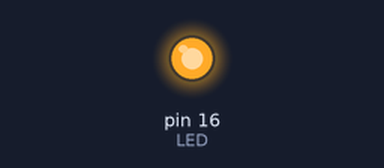
The program below on a simulated Raspberry Pi (header pin numbers). Parts: output pins drawn as LEDs (lit = HIGH). At 5.0 s the program stops and its outputs stay as they are.

Above: at 0.1 s.
At 5.1 s:
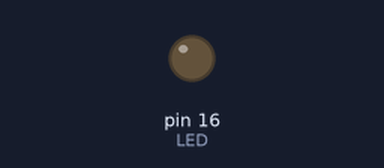
Timing chart, 0 to 6.5 s (numbered marks = the images above):
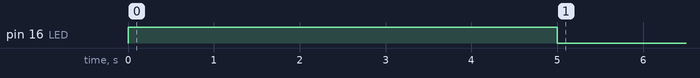

The program:

lighton.py
```python
#This program simply turns an LED on for 5 seconds, turns it off,and cleans the board.
#Setup is attached with POS to pin 16(GPIO 23), and NEG in series to a 220 Ohm Resistor, then GND.

import RPi.GPIO as GPIO  	#Tells PYTHON we're working with a Raspberry Pi and that we're going to use input/output pins.
import time 			#Tells PYTHON we're going to use some sort of timing mechanism.

LED = 16 			#Creates a variable called "LED" and sets it equal to 16.

GPIO.setmode(GPIO.BOARD) 	#Tells PYTHON we want to call pins by their numbers, and not by their processor function.
GPIO.setup(LED,GPIO.OUT) 	#Tells PYTHON to make pin 16 an output pin. (+)
GPIO.output(LED,True) 		#Tells PYTHON to make pin 16 "On", "True", or "High"
time.sleep(5) 			#Tells PYTHON to wait 5 seconds before continuing to read the program.
GPIO.output(LED,False) 		#Tells PYTHON to stop putting voltage out through pin 16.  ("Off", "False" or "Low")
GPIO.cleanup() 			#Resets all pins to unassigned, dormant states.
```

Measured:
- by itself, pin 16 (LED): LOW → HIGH at 0.00 s, → LOW 5.0 s later
